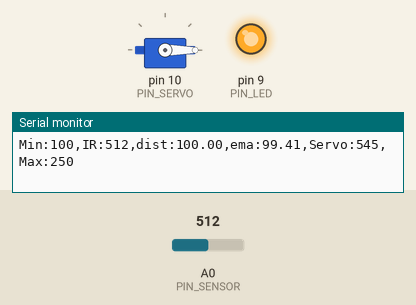
Simulated run of this sketch. Board: Arduino Uno, built with avr-gcc and run on an emulated ATmega328P. Shown: servo, output pins drawn as LEDs (lit = HIGH), the last lines printed to the serial monitor. The test bench sets the inputs (shaded band); at power-on: A0 (PIN_SENSOR) = 512.

Above: at 1.2 s.
1.3 s: A0 (PIN_SENSOR) set to 483
At 2.3 s:
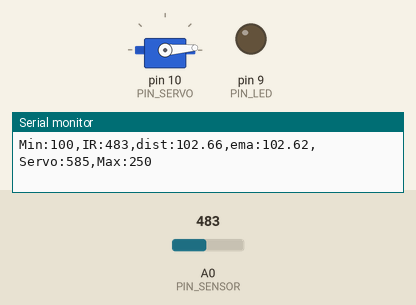
3.2 s: A0 (PIN_SENSOR) set to 306
At 4.8 s:
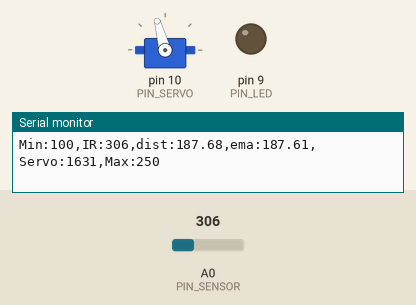
6.2 s: A0 (PIN_SENSOR) set to 240
At 7.4 s:
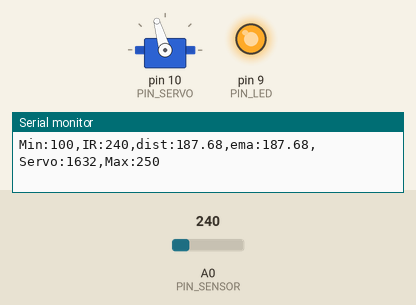
7.7 s: A0 (PIN_SENSOR) set to 254
At 9.4 s:
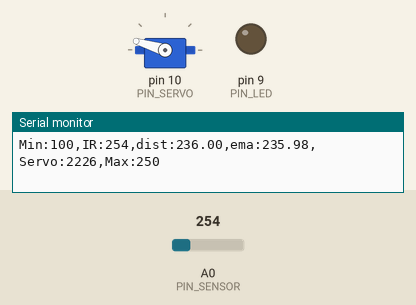
10.7 s: A0 (PIN_SENSOR) set to 122
At 11.0 s:
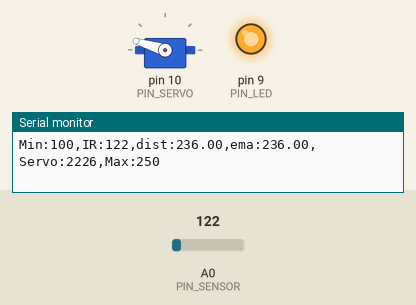
Timing chart, 0 to 13.2 s (numbered marks = the images above; inputs shaded):
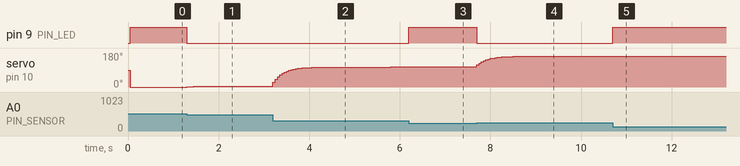

Measured:
- the behaviour switches between 493 and 492 on A0 (PIN_SENSOR) (found by bisection; images 0 and 1)
- the behaviour switches between 242 and 243 on A0 (PIN_SENSOR) (found by bisection; images 3 and 4)
- after the input at 1.3 s, pin 9 (PIN_LED): HIGH → LOW at once; servo on pin 10 (PIN_SERVO): 0° → 1° after 0.00 s instead of 0.05 s
- after the input at 3.2 s, servo on pin 10 (PIN_SERVO): moves from 4° to 106° over 2.6 s, starting at once
- after the input at 6.2 s, pin 9 (PIN_LED): LOW → HIGH at once
- after the input at 7.7 s, pin 9 (PIN_LED): HIGH → LOW at once; servo on pin 10 (PIN_SERVO): moves from 106° to 163° over 1.0 s, starting at once
- after the input at 10.7 s, pin 9 (PIN_LED): LOW → HIGH at once

The sketch:

17_example_1.ino
```cpp
#include <Servo.h>

// Arduino pin assignment

#define PIN_POTENTIOMETER 3 // Potentiometer at Pin A3
#define PIN_SENSOR 0
#define PIN_LED   9
#define PIN_SERVO 10

#define _DUTY_MIN 553  // servo full clock-wise position (0 degree)
#define _DUTY_NEU 1476 // servo neutral position (90 degree)
#define _DUTY_MAX 2399 // servo full counter-clockwise position (180 degree)

#define LOOP_INTERVAL 50   // Loop Interval (unit: msec)

#define _DIST_MIN 100     // minimum distance to be measured (unit: mm)
#define _DIST_MAX 250

#define _EMA_ALPHA 0.2

float dist_raw;              // distance measured unit: mm
float dist_prev = _DIST_MIN;
float dist_ema;  // distance measured unit: mm


Servo myservo;
unsigned long last_loop_time;   // unit: msec

void setup()
{
  myservo.attach(PIN_SERVO);
  myservo.writeMicroseconds(_DUTY_NEU);
  pinMode(PIN_LED, OUTPUT);

  Serial.begin(1000000);
}

void loop()
{
  unsigned long time_curr = millis();
  int a_value, duty;

  // wait until next event time
  if (time_curr < (last_loop_time + LOOP_INTERVAL))
    return;
  last_loop_time += LOOP_INTERVAL;

  // Remove Next line !!!
  a_value = analogRead(PIN_SENSOR);
  dist_raw = (6762.0/(a_value-9)-4.0)*10.0;

  if (dist_raw < _DIST_MIN) {
    dist_raw = dist_prev;
    digitalWrite(PIN_LED, 1);
  } else if (dist_raw > _DIST_MAX) {
    dist_raw = dist_prev;
    digitalWrite(PIN_LED, 1);

  } else {    // In desired Range
    dist_prev = dist_raw;
    digitalWrite(PIN_LED, 0);
  }

  // Read IR Sensor value !!!
  // Convert IR sensor value into distance !!!
  // we need distance range filter here !!!
  // we need EMA filter here !!!
  dist_ema = _EMA_ALPHA * dist_raw + (1 - _EMA_ALPHA) * dist_ema;

  // map distance into duty
  duty = 923.0 / 75.0 * dist_ema - 2033.0 / 3.0;
  myservo.writeMicroseconds(duty);

  Serial.print("Min:");    Serial.print(_DIST_MIN);
  Serial.print(",IR:");   Serial.print(a_value);
  Serial.print(",dist:");  Serial.print(dist_raw);
  Serial.print(",ema:");  Serial.print(dist_ema);
  Serial.print(",Servo:"); Serial.print(duty);
  Serial.print(",Max:");   Serial.print(_DIST_MAX);

  Serial.println("");
}
```
